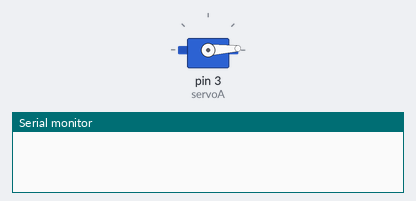
The sketch below on a simulated Arduino Uno, built with avr-gcc and run on an emulated ATmega328P. Parts: servo, the last lines printed to the serial monitor.

Above: at 0.05 s.
At 1.3 s:
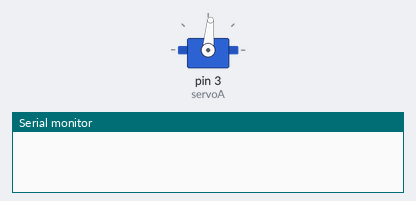
At 2.6 s:
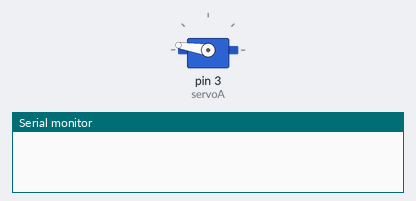
At 5.2 s:
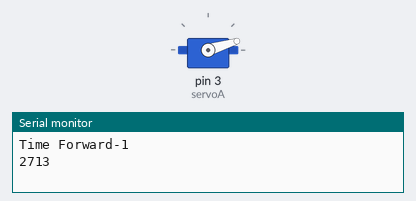
Timing chart, 0 to 7.1 s (numbered marks = the images above):
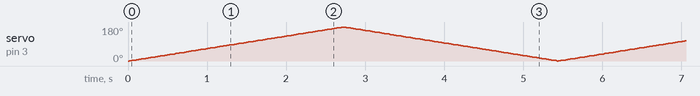

The sketch:

SERVO_SPEC1.ino
```cpp
#include <Servo.h>
Servo servoA;
int angle = 0;

void setup() {
  Serial.begin(9600);
  servoA.attach(3);
}

void loop() {
  long t0 = millis();

  for (int i=1; i<10; i++){

    long t1 = millis();
    // scan from 0 to 180 degrees
    for(angle = 0; angle < 180; angle++)
    {
      servoA.write(angle);
      delay(15);
    }
    Serial.print("Time Forward-");
    Serial.println(i);
    Serial.println(millis()-t1); // waktu 1 putaran

    long t2 = millis();
    // now scan back from 180 to 0 degrees
    for(angle = 180; angle > 0; angle--)
    {
      servoA.write(angle);
      delay(15);
    }
    Serial.print("Time Backward-");
    Serial.println(i);
    Serial.println(millis()-t2); // waktu 1 putaran

  }
  Serial.println("Time Average");
  Serial.print((millis()-t0)/10);
}
```
